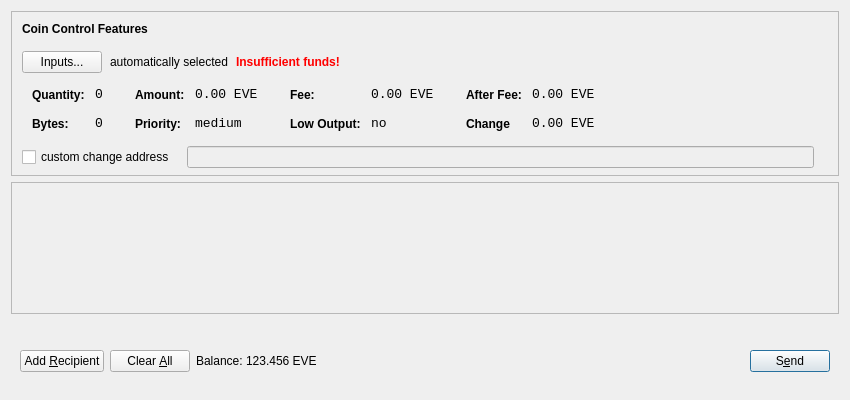
<?xml version="1.0" encoding="UTF-8"?>
<ui version="4.0">
 <class>SendCoinsDialog</class>
 <widget class="QDialog" name="SendCoinsDialog">
  <property name="geometry">
   <rect>
    <x>0</x>
    <y>0</y>
    <width>850</width>
    <height>400</height>
   </rect>
  </property>
  <property name="windowTitle">
   <string>Send Coins</string>
  </property>
  <layout class="QVBoxLayout" name="verticalLayout" stretch="0,1,0">
   <property name="bottomMargin">
    <number>8</number>
   </property>
   <item>
    <widget class="QFrame" name="frameCoinControl">
     <property name="sizePolicy">
      <sizepolicy hsizetype="Expanding" vsizetype="Expanding">
       <horstretch>0</horstretch>
       <verstretch>0</verstretch>
      </sizepolicy>
     </property>
     <property name="maximumSize">
      <size>
       <width>16777215</width>
       <height>16777215</height>
      </size>
     </property>
     <property name="frameShape">
      <enum>QFrame::StyledPanel</enum>
     </property>
     <property name="frameShadow">
      <enum>QFrame::Sunken</enum>
     </property>
     <layout class="QVBoxLayout" name="verticalLayoutCoinControl2">
      <property name="spacing">
       <number>6</number>
      </property>
      <property name="leftMargin">
       <number>0</number>
      </property>
      <property name="topMargin">
       <number>0</number>
      </property>
      <property name="rightMargin">
       <number>0</number>
      </property>
      <property name="bottomMargin">
       <number>6</number>
      </property>
      <item>
       <layout class="QVBoxLayout" name="verticalLayoutCoinControl" stretch="0,0,0,0,1">
        <property name="spacing">
         <number>0</number>
        </property>
        <property name="leftMargin">
         <number>10</number>
        </property>
        <property name="topMargin">
         <number>10</number>
        </property>
        <item>
         <layout class="QHBoxLayout" name="horizontalLayoutCoinControl1">
          <property name="bottomMargin">
           <number>15</number>
          </property>
          <item>
           <widget class="QLabel" name="labelCoinControlFeatures">
            <property name="sizePolicy">
             <sizepolicy hsizetype="Preferred" vsizetype="Maximum">
              <horstretch>0</horstretch>
              <verstretch>0</verstretch>
             </sizepolicy>
            </property>
            <property name="font">
             <font>
              <weight>75</weight>
              <bold>true</bold>
             </font>
            </property>
            <property name="styleSheet">
             <string notr="true">font-weight:bold;</string>
            </property>
            <property name="text">
             <string>Coin Control Features</string>
            </property>
           </widget>
          </item>
         </layout>
        </item>
        <item>
         <layout class="QHBoxLayout" name="horizontalLayoutCoinControl2" stretch="0,0,0,0">
          <property name="spacing">
           <number>8</number>
          </property>
          <property name="bottomMargin">
           <number>10</number>
          </property>
          <item>
           <widget class="QPushButton" name="pushButtonCoinControl">
            <property name="styleSheet">
             <string notr="true"/>
            </property>
            <property name="text">
             <string>Inputs...</string>
            </property>
           </widget>
          </item>
          <item>
           <widget class="QLabel" name="labelCoinControlAutomaticallySelected">
            <property name="text">
             <string>automatically selected</string>
            </property>
            <property name="margin">
             <number>5</number>
            </property>
           </widget>
          </item>
          <item>
           <widget class="QLabel" name="labelCoinControlInsuffFunds">
            <property name="font">
             <font>
              <weight>75</weight>
              <bold>true</bold>
             </font>
            </property>
            <property name="styleSheet">
             <string notr="true">color:red;font-weight:bold;</string>
            </property>
            <property name="text">
             <string>Insufficient funds!</string>
            </property>
            <property name="margin">
             <number>5</number>
            </property>
           </widget>
          </item>
          <item>
           <spacer name="horizontalSpacerCoinControl">
            <property name="orientation">
             <enum>Qt::Horizontal</enum>
            </property>
            <property name="sizeHint" stdset="0">
             <size>
              <width>40</width>
              <height>1</height>
             </size>
            </property>
           </spacer>
          </item>
         </layout>
        </item>
        <item>
         <widget class="QWidget" name="widgetCoinControl" native="true">
          <property name="sizePolicy">
           <sizepolicy hsizetype="Preferred" vsizetype="Preferred">
            <horstretch>0</horstretch>
            <verstretch>0</verstretch>
           </sizepolicy>
          </property>
          <property name="minimumSize">
           <size>
            <width>0</width>
            <height>0</height>
           </size>
          </property>
          <property name="styleSheet">
           <string notr="true"/>
          </property>
          <layout class="QHBoxLayout" name="horizontalLayoutCoinControl5">
           <property name="leftMargin">
            <number>0</number>
           </property>
           <property name="topMargin">
            <number>0</number>
           </property>
           <property name="rightMargin">
            <number>0</number>
           </property>
           <property name="bottomMargin">
            <number>0</number>
           </property>
           <item>
            <layout class="QHBoxLayout" name="horizontalLayoutCoinControl3" stretch="0,0,0,1">
             <property name="spacing">
              <number>20</number>
             </property>
             <property name="topMargin">
              <number>0</number>
             </property>
             <property name="bottomMargin">
              <number>10</number>
             </property>
             <item>
              <layout class="QFormLayout" name="formLayoutCoinControl1">
               <property name="horizontalSpacing">
                <number>10</number>
               </property>
               <property name="verticalSpacing">
                <number>14</number>
               </property>
               <property name="leftMargin">
                <number>10</number>
               </property>
               <property name="topMargin">
                <number>4</number>
               </property>
               <property name="rightMargin">
                <number>6</number>
               </property>
               <item row="0" column="0">
                <widget class="QLabel" name="labelCoinControlQuantityText">
                 <property name="styleSheet">
                  <string notr="true">font-weight:bold;</string>
                 </property>
                 <property name="text">
                  <string>Quantity:</string>
                 </property>
                 <property name="margin">
                  <number>0</number>
                 </property>
                </widget>
               </item>
               <item row="0" column="1">
                <widget class="QLabel" name="labelCoinControlQuantity">
                 <property name="font">
                  <font>
                   <family>Monospace</family>
                   <pointsize>10</pointsize>
                  </font>
                 </property>
                 <property name="cursor">
                  <cursorShape>IBeamCursor</cursorShape>
                 </property>
                 <property name="contextMenuPolicy">
                  <enum>Qt::ActionsContextMenu</enum>
                 </property>
                 <property name="text">
                  <string>0</string>
                 </property>
                 <property name="margin">
                  <number>0</number>
                 </property>
                 <property name="textInteractionFlags">
                  <set>Qt::LinksAccessibleByMouse|Qt::TextSelectableByKeyboard|Qt::TextSelectableByMouse</set>
                 </property>
                </widget>
               </item>
               <item row="1" column="0">
                <widget class="QLabel" name="labelCoinControlBytesText">
                 <property name="styleSheet">
                  <string notr="true">font-weight:bold;</string>
                 </property>
                 <property name="text">
                  <string>Bytes:</string>
                 </property>
                </widget>
               </item>
               <item row="1" column="1">
                <widget class="QLabel" name="labelCoinControlBytes">
                 <property name="font">
                  <font>
                   <family>Monospace</family>
                   <pointsize>10</pointsize>
                  </font>
                 </property>
                 <property name="cursor">
                  <cursorShape>IBeamCursor</cursorShape>
                 </property>
                 <property name="contextMenuPolicy">
                  <enum>Qt::ActionsContextMenu</enum>
                 </property>
                 <property name="text">
                  <string>0</string>
                 </property>
                 <property name="textInteractionFlags">
                  <set>Qt::LinksAccessibleByMouse|Qt::TextSelectableByKeyboard|Qt::TextSelectableByMouse</set>
                 </property>
                </widget>
               </item>
              </layout>
             </item>
             <item>
              <layout class="QFormLayout" name="formLayoutCoinControl2">
               <property name="horizontalSpacing">
                <number>10</number>
               </property>
               <property name="verticalSpacing">
                <number>14</number>
               </property>
               <property name="leftMargin">
                <number>6</number>
               </property>
               <property name="topMargin">
                <number>4</number>
               </property>
               <property name="rightMargin">
                <number>6</number>
               </property>
               <item row="0" column="0">
                <widget class="QLabel" name="labelCoinControlAmountText">
                 <property name="styleSheet">
                  <string notr="true">font-weight:bold;</string>
                 </property>
                 <property name="text">
                  <string>Amount:</string>
                 </property>
                 <property name="margin">
                  <number>0</number>
                 </property>
                </widget>
               </item>
               <item row="0" column="1">
                <widget class="QLabel" name="labelCoinControlAmount">
                 <property name="font">
                  <font>
                   <family>Monospace</family>
                   <pointsize>10</pointsize>
                  </font>
                 </property>
                 <property name="cursor">
                  <cursorShape>IBeamCursor</cursorShape>
                 </property>
                 <property name="contextMenuPolicy">
                  <enum>Qt::ActionsContextMenu</enum>
                 </property>
                 <property name="text">
                  <string>0.00 EVE</string>
                 </property>
                 <property name="textInteractionFlags">
                  <set>Qt::LinksAccessibleByMouse|Qt::TextSelectableByKeyboard|Qt::TextSelectableByMouse</set>
                 </property>
                </widget>
               </item>
               <item row="1" column="0">
                <widget class="QLabel" name="labelCoinControlPriorityText">
                 <property name="styleSheet">
                  <string notr="true">font-weight:bold;</string>
                 </property>
                 <property name="text">
                  <string>Priority:</string>
                 </property>
                </widget>
               </item>
               <item row="1" column="1">
                <widget class="QLabel" name="labelCoinControlPriority">
                 <property name="font">
                  <font>
                   <family>Monospace</family>
                   <pointsize>10</pointsize>
                  </font>
                 </property>
                 <property name="cursor">
                  <cursorShape>IBeamCursor</cursorShape>
                 </property>
                 <property name="contextMenuPolicy">
                  <enum>Qt::ActionsContextMenu</enum>
                 </property>
                 <property name="text">
                  <string>medium</string>
                 </property>
                 <property name="textInteractionFlags">
                  <set>Qt::LinksAccessibleByMouse|Qt::TextSelectableByKeyboard|Qt::TextSelectableByMouse</set>
                 </property>
                </widget>
               </item>
              </layout>
             </item>
             <item>
              <layout class="QFormLayout" name="formLayoutCoinControl3">
               <property name="horizontalSpacing">
                <number>10</number>
               </property>
               <property name="verticalSpacing">
                <number>14</number>
               </property>
               <property name="leftMargin">
                <number>6</number>
               </property>
               <property name="topMargin">
                <number>4</number>
               </property>
               <property name="rightMargin">
                <number>6</number>
               </property>
               <item row="0" column="0">
                <widget class="QLabel" name="labelCoinControlFeeText">
                 <property name="styleSheet">
                  <string notr="true">font-weight:bold;</string>
                 </property>
                 <property name="text">
                  <string>Fee:</string>
                 </property>
                 <property name="margin">
                  <number>0</number>
                 </property>
                </widget>
               </item>
               <item row="0" column="1">
                <widget class="QLabel" name="labelCoinControlFee">
                 <property name="font">
                  <font>
                   <family>Monospace</family>
                   <pointsize>10</pointsize>
                  </font>
                 </property>
                 <property name="cursor">
                  <cursorShape>IBeamCursor</cursorShape>
                 </property>
                 <property name="contextMenuPolicy">
                  <enum>Qt::ActionsContextMenu</enum>
                 </property>
                 <property name="text">
                  <string>0.00 EVE</string>
                 </property>
                 <property name="textInteractionFlags">
                  <set>Qt::LinksAccessibleByMouse|Qt::TextSelectableByKeyboard|Qt::TextSelectableByMouse</set>
                 </property>
                </widget>
               </item>
               <item row="1" column="0">
                <widget class="QLabel" name="labelCoinControlLowOutputText">
                 <property name="styleSheet">
                  <string notr="true">font-weight:bold;</string>
                 </property>
                 <property name="text">
                  <string>Low Output:</string>
                 </property>
                </widget>
               </item>
               <item row="1" column="1">
                <widget class="QLabel" name="labelCoinControlLowOutput">
                 <property name="font">
                  <font>
                   <family>Monospace</family>
                   <pointsize>10</pointsize>
                  </font>
                 </property>
                 <property name="cursor">
                  <cursorShape>IBeamCursor</cursorShape>
                 </property>
                 <property name="contextMenuPolicy">
                  <enum>Qt::ActionsContextMenu</enum>
                 </property>
                 <property name="text">
                  <string>no</string>
                 </property>
                 <property name="textInteractionFlags">
                  <set>Qt::LinksAccessibleByMouse|Qt::TextSelectableByKeyboard|Qt::TextSelectableByMouse</set>
                 </property>
                </widget>
               </item>
              </layout>
             </item>
             <item>
              <layout class="QFormLayout" name="formLayoutCoinControl4">
               <property name="horizontalSpacing">
                <number>10</number>
               </property>
               <property name="verticalSpacing">
                <number>14</number>
               </property>
               <property name="leftMargin">
                <number>6</number>
               </property>
               <property name="topMargin">
                <number>4</number>
               </property>
               <property name="rightMargin">
                <number>6</number>
               </property>
               <item row="0" column="0">
                <widget class="QLabel" name="labelCoinControlAfterFeeText">
                 <property name="styleSheet">
                  <string notr="true">font-weight:bold;</string>
                 </property>
                 <property name="text">
                  <string>After Fee:</string>
                 </property>
                 <property name="margin">
                  <number>0</number>
                 </property>
                </widget>
               </item>
               <item row="0" column="1">
                <widget class="QLabel" name="labelCoinControlAfterFee">
                 <property name="font">
                  <font>
                   <family>Monospace</family>
                   <pointsize>10</pointsize>
                  </font>
                 </property>
                 <property name="cursor">
                  <cursorShape>IBeamCursor</cursorShape>
                 </property>
                 <property name="contextMenuPolicy">
                  <enum>Qt::ActionsContextMenu</enum>
                 </property>
                 <property name="text">
                  <string>0.00 EVE</string>
                 </property>
                 <property name="textInteractionFlags">
                  <set>Qt::LinksAccessibleByMouse|Qt::TextSelectableByKeyboard|Qt::TextSelectableByMouse</set>
                 </property>
                </widget>
               </item>
               <item row="1" column="0">
                <widget class="QLabel" name="labelCoinControlChangeText">
                 <property name="styleSheet">
                  <string notr="true">font-weight:bold;</string>
                 </property>
                 <property name="text">
                  <string>Change</string>
                 </property>
                </widget>
               </item>
               <item row="1" column="1">
                <widget class="QLabel" name="labelCoinControlChange">
                 <property name="font">
                  <font>
                   <family>Monospace</family>
                   <pointsize>10</pointsize>
                  </font>
                 </property>
                 <property name="cursor">
                  <cursorShape>IBeamCursor</cursorShape>
                 </property>
                 <property name="contextMenuPolicy">
                  <enum>Qt::ActionsContextMenu</enum>
                 </property>
                 <property name="text">
                  <string>0.00 EVE</string>
                 </property>
                 <property name="textInteractionFlags">
                  <set>Qt::LinksAccessibleByMouse|Qt::TextSelectableByKeyboard|Qt::TextSelectableByMouse</set>
                 </property>
                </widget>
               </item>
              </layout>
             </item>
            </layout>
           </item>
          </layout>
         </widget>
        </item>
        <item>
         <layout class="QHBoxLayout" name="horizontalLayoutCoinControl4" stretch="0,0,0">
          <property name="spacing">
           <number>12</number>
          </property>
          <property name="sizeConstraint">
           <enum>QLayout::SetDefaultConstraint</enum>
          </property>
          <property name="topMargin">
           <number>5</number>
          </property>
          <property name="rightMargin">
           <number>5</number>
          </property>
          <item>
           <widget class="QCheckBox" name="checkBoxCoinControlChange">
            <property name="text">
             <string>custom change address</string>
            </property>
           </widget>
          </item>
          <item>
           <widget class="QLineEdit" name="lineEditCoinControlChange">
            <property name="enabled">
             <bool>false</bool>
            </property>
            <property name="sizePolicy">
             <sizepolicy hsizetype="Expanding" vsizetype="Fixed">
              <horstretch>0</horstretch>
              <verstretch>0</verstretch>
             </sizepolicy>
            </property>
           </widget>
          </item>
          <item>
           <widget class="QLabel" name="labelCoinControlChangeLabel">
            <property name="sizePolicy">
             <sizepolicy hsizetype="Preferred" vsizetype="Expanding">
              <horstretch>0</horstretch>
              <verstretch>0</verstretch>
             </sizepolicy>
            </property>
            <property name="minimumSize">
             <size>
              <width>0</width>
              <height>0</height>
             </size>
            </property>
            <property name="text">
             <string/>
            </property>
            <property name="margin">
             <number>3</number>
            </property>
           </widget>
          </item>
         </layout>
        </item>
        <item>
         <spacer name="verticalSpacerCoinControl">
          <property name="orientation">
           <enum>Qt::Vertical</enum>
          </property>
          <property name="sizeHint" stdset="0">
           <size>
            <width>800</width>
            <height>1</height>
           </size>
          </property>
         </spacer>
        </item>
       </layout>
      </item>
     </layout>
    </widget>
   </item>
   <item>
    <widget class="QScrollArea" name="scrollArea">
     <property name="widgetResizable">
      <bool>true</bool>
     </property>
     <widget class="QWidget" name="scrollAreaWidgetContents">
      <property name="geometry">
       <rect>
        <x>0</x>
        <y>0</y>
        <width>830</width>
        <height>124</height>
       </rect>
      </property>
      <layout class="QVBoxLayout" name="verticalLayout_2">
       <property name="leftMargin">
        <number>0</number>
       </property>
       <property name="topMargin">
        <number>0</number>
       </property>
       <property name="rightMargin">
        <number>0</number>
       </property>
       <property name="bottomMargin">
        <number>0</number>
       </property>
       <item>
        <layout class="QVBoxLayout" name="entries">
         <property name="spacing">
          <number>6</number>
         </property>
        </layout>
       </item>
       <item>
        <spacer name="verticalSpacer">
         <property name="orientation">
          <enum>Qt::Vertical</enum>
         </property>
         <property name="sizeHint" stdset="0">
          <size>
           <width>20</width>
           <height>40</height>
          </size>
         </property>
        </spacer>
       </item>
      </layout>
     </widget>
    </widget>
   </item>
   <item>
    <widget class="QWidget" name="buttonBar" native="true">
     <layout class="QHBoxLayout" name="horizontalLayout">
      <property name="leftMargin">
       <number>9</number>
      </property>
      <property name="topMargin">
       <number>30</number>
      </property>
      <property name="rightMargin">
       <number>9</number>
      </property>
      <property name="bottomMargin">
       <number>20</number>
      </property>
      <item>
       <widget class="QPushButton" name="addButton">
        <property name="maximumSize">
         <size>
          <width>136</width>
          <height>36</height>
         </size>
        </property>
        <property name="toolTip">
         <string>Send to multiple recipients at once</string>
        </property>
        <property name="text">
         <string>Add &amp;Recipient</string>
        </property>
        <property name="autoDefault">
         <bool>false</bool>
        </property>
       </widget>
      </item>
      <item>
       <widget class="QPushButton" name="clearButton">
        <property name="sizePolicy">
         <sizepolicy hsizetype="Minimum" vsizetype="Fixed">
          <horstretch>0</horstretch>
          <verstretch>0</verstretch>
         </sizepolicy>
        </property>
        <property name="maximumSize">
         <size>
          <width>100</width>
          <height>36</height>
         </size>
        </property>
        <property name="toolTip">
         <string>Remove all transaction fields</string>
        </property>
        <property name="text">
         <string>Clear &amp;All</string>
        </property>
        <property name="autoRepeatDelay">
         <number>300</number>
        </property>
        <property name="autoDefault">
         <bool>false</bool>
        </property>
       </widget>
      </item>
      <item>
       <layout class="QHBoxLayout" name="horizontalLayout_2">
        <property name="spacing">
         <number>3</number>
        </property>
        <item>
         <widget class="QLabel" name="label">
          <property name="sizePolicy">
           <sizepolicy hsizetype="Preferred" vsizetype="Fixed">
            <horstretch>0</horstretch>
            <verstretch>0</verstretch>
           </sizepolicy>
          </property>
          <property name="text">
           <string>Balance:</string>
          </property>
         </widget>
        </item>
        <item>
         <widget class="QLabel" name="labelBalance">
          <property name="sizePolicy">
           <sizepolicy hsizetype="Preferred" vsizetype="Fixed">
            <horstretch>0</horstretch>
            <verstretch>0</verstretch>
           </sizepolicy>
          </property>
          <property name="cursor">
           <cursorShape>IBeamCursor</cursorShape>
          </property>
          <property name="text">
           <string>123.456 EVE</string>
          </property>
          <property name="textInteractionFlags">
           <set>Qt::LinksAccessibleByMouse|Qt::TextSelectableByKeyboard|Qt::TextSelectableByMouse</set>
          </property>
         </widget>
        </item>
       </layout>
      </item>
      <item>
       <spacer name="horizontalSpacer">
        <property name="orientation">
         <enum>Qt::Horizontal</enum>
        </property>
        <property name="sizeHint" stdset="0">
         <size>
          <width>40</width>
          <height>20</height>
         </size>
        </property>
       </spacer>
      </item>
      <item>
       <widget class="QPushButton" name="sendButton">
        <property name="maximumSize">
         <size>
          <width>96</width>
          <height>36</height>
         </size>
        </property>
        <property name="toolTip">
         <string>Confirm the send action</string>
        </property>
        <property name="text">
         <string>S&amp;end</string>
        </property>
        <property name="default">
         <bool>true</bool>
        </property>
       </widget>
      </item>
     </layout>
    </widget>
   </item>
  </layout>
 </widget>
 <resources/>
 <connections/>
</ui>
